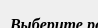
    <widget class="QWidget" name="page_8">
     <property name="geometry">
      <rect>
       <x>0</x>
       <y>0</y>
       <width>98</width>
       <height>28</height>
      </rect>
     </property>
     <attribute name="label">
      <string>Рейтинг</string>
     </attribute>
     <widget class="QGroupBox" name="groupBox_5">
      <property name="geometry">
       <rect>
        <x>5</x>
        <y>110</y>
        <width>230</width>
        <height>91</height>
       </rect>
      </property>
      <property name="font">
       <font>
        <weight>75</weight>
        <bold>true</bold>
       </font>
      </property>
      <property name="title">
       <string>Сортировка</string>
      </property>
      <layout class="QVBoxLayout" name="verticalLayout_15">
       <property name="spacing">
        <number>1</number>
       </property>
       <property name="leftMargin">
        <number>5</number>
       </property>
       <property name="topMargin">
        <number>5</number>
       </property>
       <property name="rightMargin">
        <number>5</number>
       </property>
       <property name="bottomMargin">
        <number>5</number>
       </property>
       <item>
        <widget class="QPushButton" name="Button_sort_alf_R">
         <property name="font">
          <font>
           <family>Times New Roman</family>
           <pointsize>11</pointsize>
           <weight>50</weight>
           <italic>true</italic>
           <bold>false</bold>
          </font>
         </property>
         <property name="text">
          <string>По алфавиту</string>
         </property>
        </widget>
       </item>
       <item>
        <widget class="QPushButton" name="Button_sort_rejting_in_R">
         <property name="font">
          <font>
           <family>Times New Roman</family>
           <pointsize>11</pointsize>
           <weight>50</weight>
           <italic>true</italic>
           <bold>false</bold>
          </font>
         </property>
         <property name="text">
          <string>По рейтингу</string>
         </property>
        </widget>
       </item>
      </layout>
     </widget>
     <widget class="QWidget" name="layoutWidget">
      <property name="geometry">
       <rect>
        <x>10</x>
        <y>10</y>
        <width>221</width>
        <height>104</height>
       </rect>
      </property>
      <layout class="QVBoxLayout" name="verticalLayout_22">
       <property name="spacing">
        <number>1</number>
       </property>
       <item>
        <layout class="QVBoxLayout" name="verticalLayout_17">
         <property name="spacing">
          <number>1</number>
         </property>
         <item>
          <widget class="QLabel" name="label_47">
           <property name="sizePolicy">
            <sizepolicy hsizetype="Expanding" vsizetype="Preferred">
             <horstretch>0</horstretch>
             <verstretch>0</verstretch>
            </sizepolicy>
           </property>
           <property name="font">
            <font>
             <family>Times New Roman</family>
             <pointsize>12</pointsize>
             <weight>75</weight>
             <italic>true</italic>
             <bold>true</bold>
            </font>
           </property>
           <property name="text">
            <string>Выберите рейтинг лист</string>
           </property>
          </widget>
         </item>
         <item>
          <widget class="QComboBox" name="comboBox_choice_R">
           <property name="sizePolicy">
            <sizepolicy hsizetype="Expanding" vsizetype="Fixed">
             <horstretch>0</horstretch>
             <verstretch>0</verstretch>
            </sizepolicy>
           </property>
          </widget>
         </item>
        </layout>
       </item>
       <item>
        <layout class="QVBoxLayout" name="verticalLayout_16">
         <property name="spacing">
          <number>1</number>
         </property>
         <item>
          <widget class="QLabel" name="label_77">
           <property name="font">
            <font>
             <family>Times New Roman</family>
             <pointsize>11</pointsize>
             <weight>50</weight>
             <italic>true</italic>
             <bold>false</bold>
            </font>
           </property>
           <property name="text">
            <string>Поиск спортсмена в рейтинге</string>
           </property>
          </widget>
         </item>
         <item>
          <widget class="QLineEdit" name="lineEdit_find_player_in_R"/>
         </item>
        </layout>
       </item>
      </layout>
     </widget>
     <widget class="QGroupBox" name="groupBox_3">
      <property name="geometry">
       <rect>
        <x>5</x>
        <y>200</y>
        <width>230</width>
        <height>200</height>
       </rect>
      </property>
      <property name="font">
       <font>
        <weight>75</weight>
        <bold>true</bold>
       </font>
      </property>
      <property name="title">
       <string>Фильтр</string>
      </property>
      <layout class="QVBoxLayout" name="verticalLayout_21">
       <property name="spacing">
        <number>1</number>
       </property>
       <property name="leftMargin">
        <number>5</number>
       </property>
       <property name="topMargin">
        <number>5</number>
       </property>
       <property name="rightMargin">
        <number>5</number>
       </property>
       <property name="bottomMargin">
        <number>5</number>
       </property>
       <item>
        <layout class="QVBoxLayout" name="verticalLayout_18">
         <property name="spacing">
          <number>1</number>
         </property>
         <item>
          <widget class="QLabel" name="label_9">
           <property name="sizePolicy">
            <sizepolicy hsizetype="Expanding" vsizetype="Preferred">
             <horstretch>0</horstretch>
             <verstretch>0</verstretch>
            </sizepolicy>
           </property>
           <property name="font">
            <font>
             <family>Times New Roman</family>
             <pointsize>11</pointsize>
             <weight>75</weight>
             <italic>true</italic>
             <bold>true</bold>
            </font>
           </property>
           <property name="text">
            <string>По субъекту РФ</string>
           </property>
          </widget>
         </item>
         <item>
          <widget class="QComboBox" name="comboBox_filter_region_in_R">
           <property name="sizePolicy">
            <sizepolicy hsizetype="Expanding" vsizetype="Fixed">
             <horstretch>0</horstretch>
             <verstretch>0</verstretch>
            </sizepolicy>
           </property>
          </widget>
         </item>
        </layout>
       </item>
       <item>
        <layout class="QVBoxLayout" name="verticalLayout_19">
         <property name="spacing">
          <number>1</number>
         </property>
         <item>
          <widget class="QLabel" name="label_23">
           <property name="sizePolicy">
            <sizepolicy hsizetype="Expanding" vsizetype="Preferred">
             <horstretch>0</horstretch>
             <verstretch>0</verstretch>
            </sizepolicy>
           </property>
           <property name="font">
            <font>
             <family>Times New Roman</family>
             <pointsize>11</pointsize>
             <weight>75</weight>
             <italic>true</italic>
             <bold>true</bold>
            </font>
           </property>
           <property name="text">
            <string>По городу</string>
           </property>
          </widget>
         </item>
         <item>
          <widget class="QComboBox" name="comboBox_filter_city_in_R">
           <property name="sizePolicy">
            <sizepolicy hsizetype="Expanding" vsizetype="Fixed">
             <horstretch>0</horstretch>
             <verstretch>0</verstretch>
            </sizepolicy>
           </property>
          </widget>
         </item>
        </layout>
       </item>
       <item>
        <layout class="QVBoxLayout" name="verticalLayout_20">
         <property name="spacing">
          <number>1</number>
         </property>
         <item>
          <widget class="QLabel" name="label_35">
           <property name="sizePolicy">
            <sizepolicy hsizetype="Expanding" vsizetype="Preferred">
             <horstretch>0</horstretch>
             <verstretch>0</verstretch>
            </sizepolicy>
           </property>
           <property name="font">
            <font>
             <family>Times New Roman</family>
             <pointsize>11</pointsize>
             <weight>75</weight>
             <italic>true</italic>
             <bold>true</bold>
            </font>
           </property>
           <property name="text">
            <string>По дате рождения</string>
           </property>
          </widget>
         </item>
         <item>
          <widget class="QComboBox" name="comboBox_filter_date_in_R">
           <property name="sizePolicy">
            <sizepolicy hsizetype="Expanding" vsizetype="Fixed">
             <horstretch>0</horstretch>
             <verstretch>0</verstretch>
            </sizepolicy>
           </property>
          </widget>
         </item>
        </layout>
       </item>
       <item>
        <layout class="QHBoxLayout" name="horizontalLayout_14">
         <item>
          <widget class="QPushButton" name="Button_filter_R">
           <property name="sizePolicy">
            <sizepolicy hsizetype="Expanding" vsizetype="Fixed">
             <horstretch>0</horstretch>
             <verstretch>0</verstretch>
            </sizepolicy>
           </property>
           <property name="font">
            <font>
             <family>Times New Roman</family>
             <pointsize>10</pointsize>
             <italic>true</italic>
            </font>
           </property>
           <property name="text">
            <string>Применить</string>
           </property>
          </widget>
         </item>
         <item>
          <spacer name="horizontalSpacer_6">
           <property name="orientation">
            <enum>Qt::Horizontal</enum>
           </property>
           <property name="sizeHint" stdset="0">
            <size>
             <width>40</width>
             <height>20</height>
            </size>
           </property>
          </spacer>
         </item>
         <item>
          <widget class="QPushButton" name="Button_reset_fltr_in_R">
           <property name="sizePolicy">
            <sizepolicy hsizetype="Expanding" vsizetype="Fixed">
             <horstretch>0</horstretch>
             <verstretch>0</verstretch>
            </sizepolicy>
           </property>
           <property name="font">
            <font>
             <family>Times New Roman</family>
             <pointsize>10</pointsize>
             <italic>true</italic>
            </font>
           </property>
           <property name="text">
            <string>Сбросить фильтр</string>
           </property>
          </widget>
         </item>
        </layout>
       </item>
      </layout>
     </widget>
    </widget>
